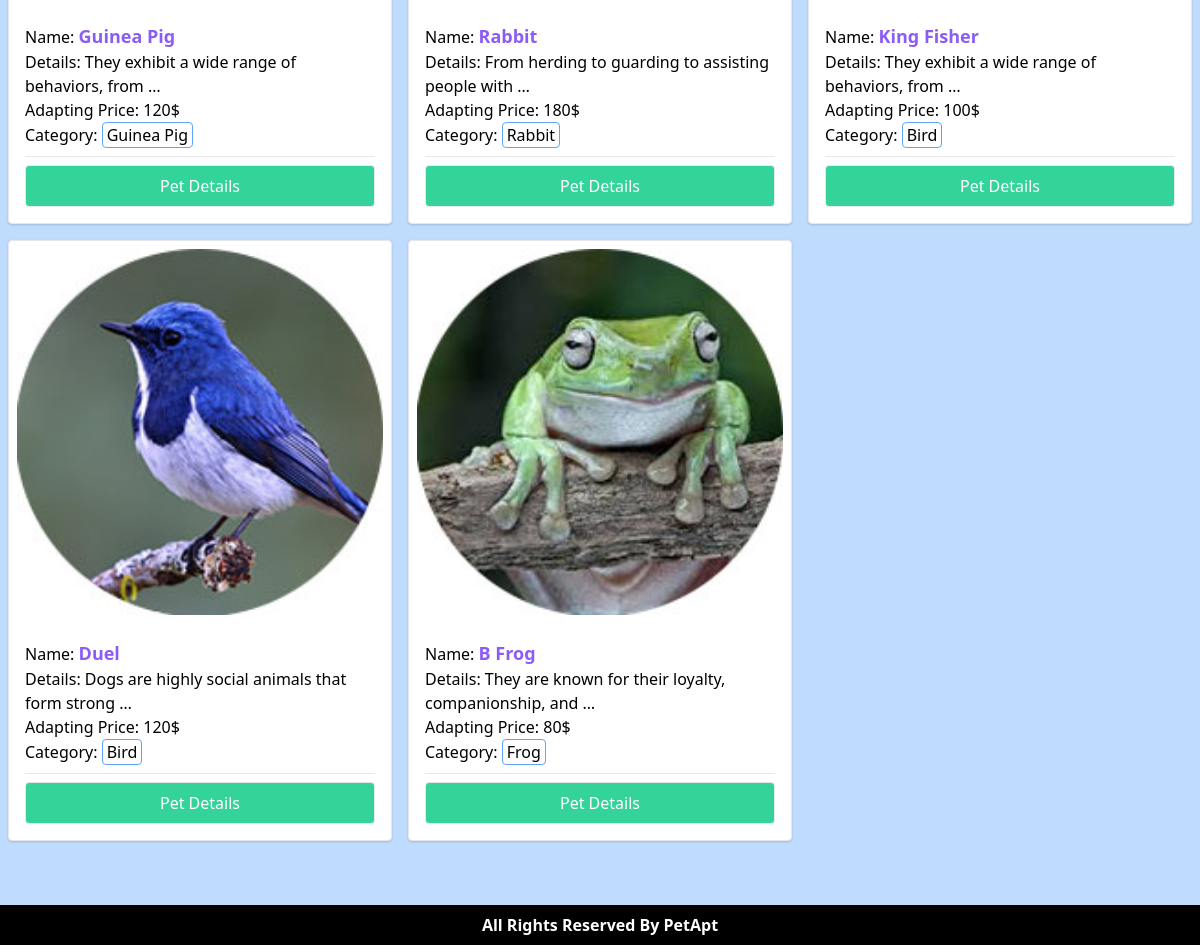
The app's page / (lower part), older data.
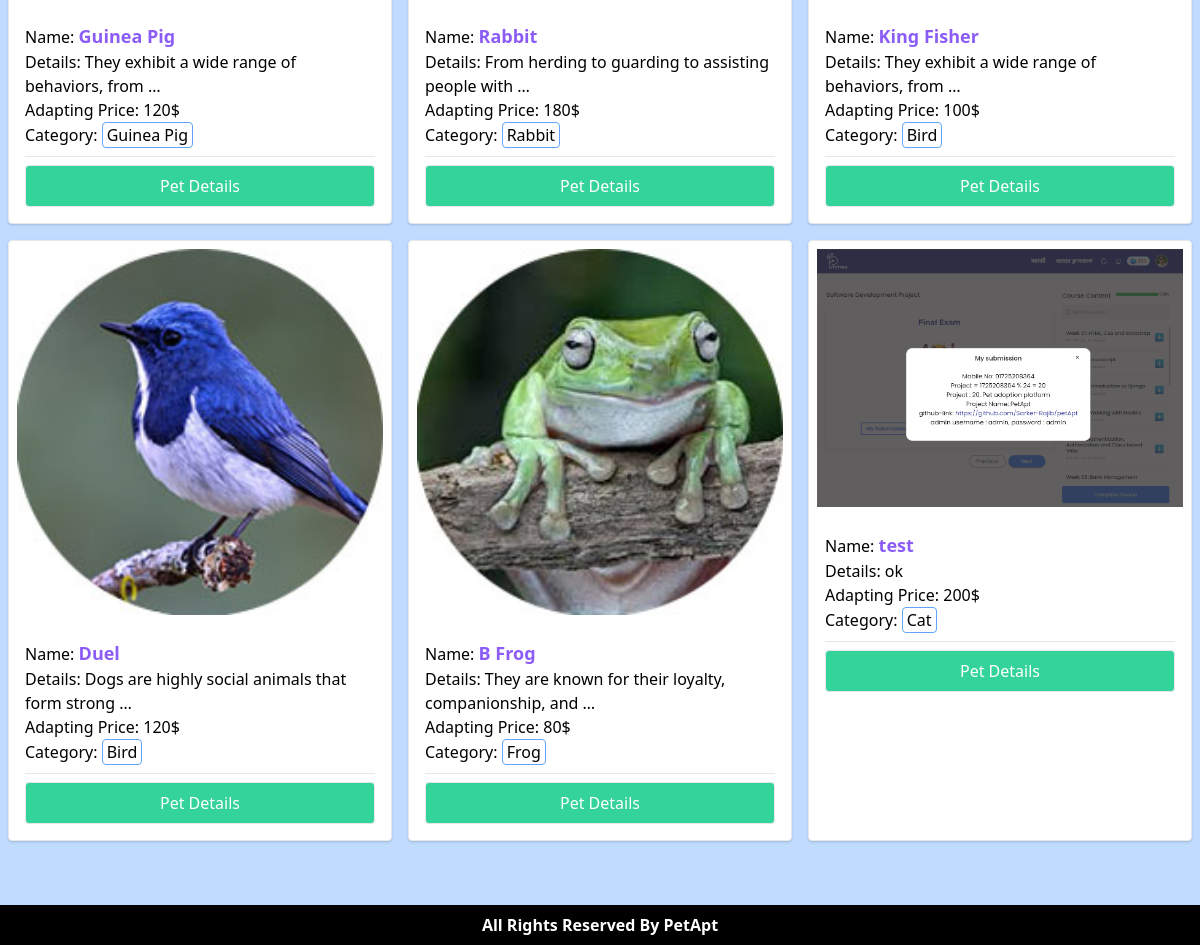
The same page, newer data.
### Pets/models.py (models this page shows, shortened)
class Pet(models.Model):
    image = models.ImageField(upload_to='pets/media/images/')
    title = models.CharField(max_length = 40)
    description = models.TextField()
    adapt_price = models.IntegerField()
    category = models.ForeignKey(PetCategory, on_delete=models.CASCADE)

class PetCategory(models.Model):
    name = models.CharField(max_length=30)
    slug = models.SlugField(max_length=80)
    def __str__(self):
        return self.name

### PetApt/views.py (the view)
# urls.py: path('', home, name='home'),
def home(request, category_slug=None):
    pets = models.Pet.objects.all()
    category = models.PetCategory.objects.all()
    if category_slug is not None:
        filterOption = models.PetCategory.objects.get(slug = category_slug)
        pets = models.Pet.objects.filter(category = filterOption)
    return render(request, 'index.html', {'pets': pets, 'category': category})

### templates/index.html (shortened to what this page needs)
{% extends 'base.html' %}
{% block content %}
<div class="pt-2 grid md:grid-cols-2 lg:grid-cols-3 grid-cols-1 xl:grid-cols-4 gap-4">
    {% for pet in pets %}
    <div class="pet-card border bg-white shadow rounded">
        <div class="p-2">
            <img src={{pet.image.url}} alt="pet" class="w-full">
        </div>
        <div class="p-4">
            <p>Name: <span class="text-lg font-bold text-purple-500">{{pet.title}}</span></p>
            <p>Details: {{pet.description | truncatewords:8}}</p>
            <p>Adapting Price: {{pet.adapt_price}}$</p>
            <p>Category: <span class="rounded border inline-block px-1 border-blue-400">{{pet.category}}</span> </p>
            <hr class="my-2">
            <a href="{% url 'petDetails' pet.id %}"
                class="rounded w-full text-center text-white hover:bg-green-500 border bg-green-400 px-6 py-2 inline-block">
                Pet Details
            </a>
        </div>
    </div>
    {% endfor %}
</div>
<br>
{% endblock %}

### Core/templates/base.html (shortened to what this page needs)
{% load static %}
<!DOCTYPE html>
<html lang="en">
<head>
    <link rel="stylesheet" href="https://unpkg.com/tailwindcss@2.0.1/dist/tailwind.min.css">
</head>
<body class="bg-blue-200">
    <div class="m-auto px-2" style="max-width: 1280px; min-height: calc(100vh - 155px);">
        {% block content %}{% endblock %}
    </div>
    {% include 'footer.html' %}
</body>
</html>

### Core/templates/navbar.html (shortened to what this page needs)
{% load static %}

### Core/templates/footer.html
<footer class="footer bg-black text-white relative mt-10">
    <div class="text-center">
        <p class="text-md text-center text-white py-2 font-bold">
            All Rights Reserved By PetApt
        </p>
    </div>
</footer>

Row changes from the older to the newer data that the page shows:
added Pet: image (picture), title "test", description "ok", adapt_price "200", category "Cat"
